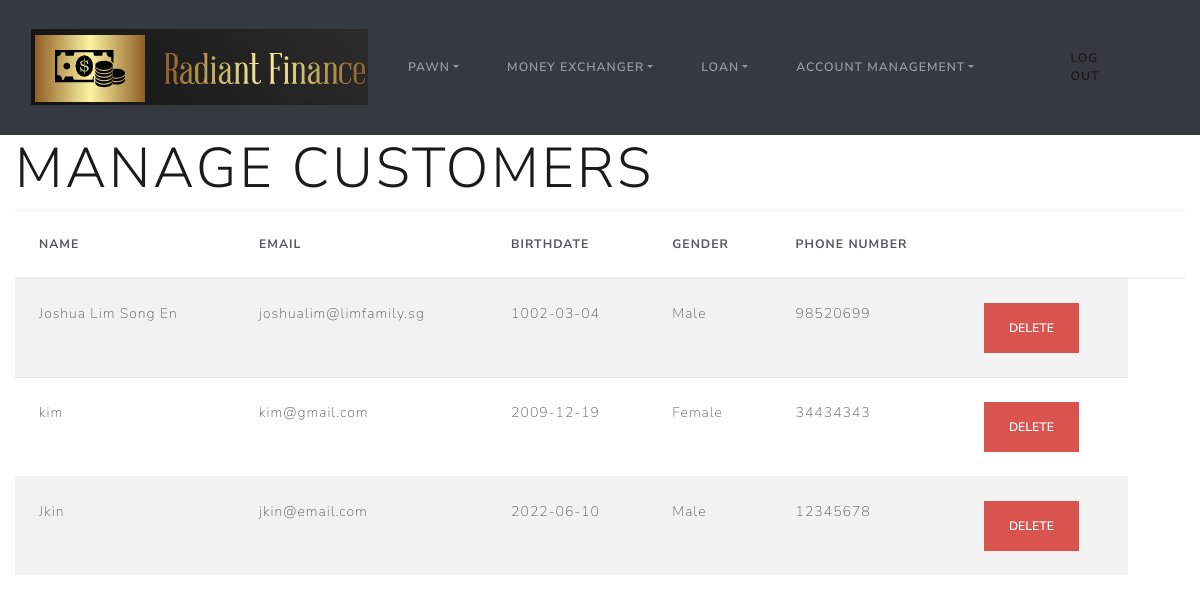
The page /manageCustomer (signed in) on the database as committed earlier.
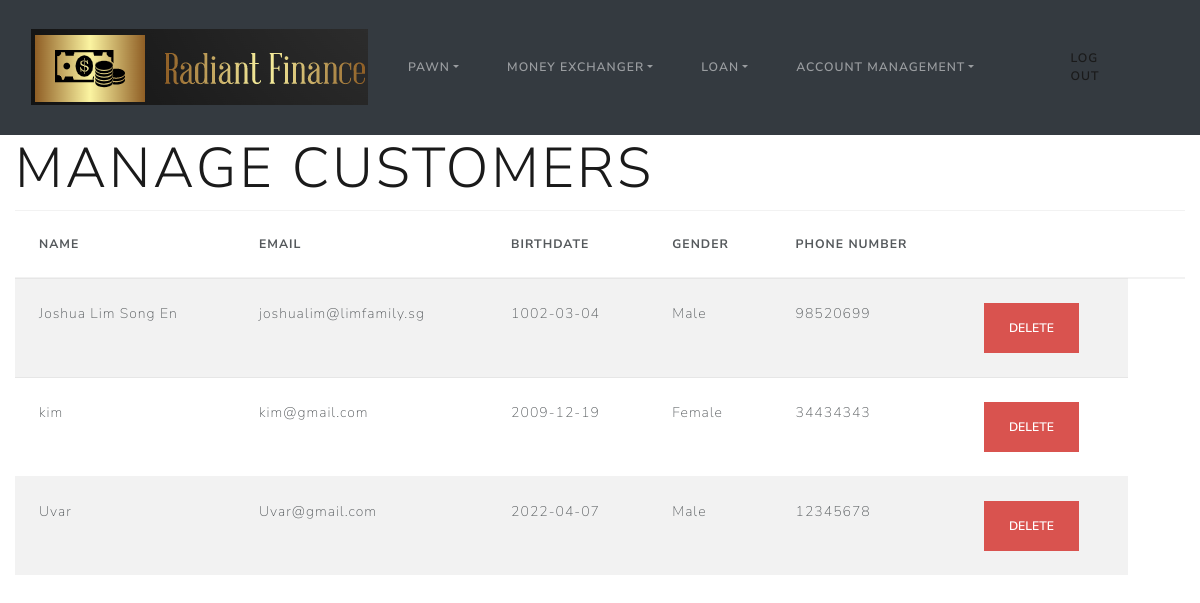
The same page on the database as committed later.
### __init__.py (models this page shows)
class User(db.Model, UserMixin):
    id = db.Column(db.Integer, primary_key=True)
    name = db.Column(db.String(20), nullable=False)
    gender = db.Column(db.String(1), nullable=False)
    phone = db.Column(db.String(8), nullable=False)
    birthdate = db.Column(db.Date, nullable=False)
    email = db.Column(db.String(30), nullable=False)
    password = db.Column(db.String(100), nullable=False)
    role = db.Column(db.Integer, nullable=False)
    passwordChange = db.Column(db.Date, nullable=False)
    passAttempt = (db.Column(db.Integer, nullable=False))
    TWOFAStatus = db.Column(db.String(30), nullable=False)

### __init__.py (the view)
@app.route('/manageCustomer', methods=['GET', 'POST'])
@login_required
def manage_customers():
    role = session['role']
    if role == 1:
        pass
    else:
        return redirect(url_for('main'))
    return render_template('manageCustomer.html', Users=User.query.all())

### __init__.py (called while the page is built)
@login_manager.user_loader
def load_user(user_id):
    return User.query.get(int(user_id))

### templates/manageCustomer.html (shortened to what this page needs)
{% extends "baseDashboard.html" %}
{% block content %}
<h1 class="display-4">Manage Customers</h1>
<div>
  <table class="table table-striped">
    <thead>
      <tr>
        <th>Name</th>
        <th>Email</th>
        <th>BirthDate</th>
        <th>gender</th>
        <th>Phone Number</th>
        <th></th>
        <th></th>
      </tr>
    </thead>
    <tbody>
      {% for User in Users %}
      {%if User.role==0%}
        <tr>
          <td>{{ User.name }}</td>
          <td>{{ User.email }}</td>
          <td>{{User.birthdate}}</td>
          {% if User.gender == "F" %}
            <td>Female</td>
          {% elif User.gender == "M" %}
            <td>Male</td>
          {% endif %}
          <td>{{User.phone}}</td>
        <td>
            <form action="{{url_for('delete_customer', id=User.id)}}" method="POST">
          <form type="button" class="btn btn-danger" data-bs-toggle="modal" data-bs-target="#myModal_{{User.id}}">
            <input type="submit" value="Delete" class="btn btn-danger">
          </form>
            </form>
          </td>
        </tr>
        {%endif%}
      {% endfor %}
    </tbody>
  </table>
</div>
{% endblock %}

### templates/baseDashboard.html (shortened to what this page needs)
<!DOCTYPE html>
<html lang="en">
<head>
    <link rel="stylesheet" href="https://cdn.jsdelivr.net/npm/bootswatch@4.5.2/dist/lux/bootstrap.min.css">
</head>
<body>
    {% block navbar %}
        {% include 'includes/_navbarDashBoard.html' %}
    {% endblock %}
    <div class="container-fluid">
        {% block content %}
        {% endblock %}
    </div>
</body>
</html>

### templates/includes/_navbarDashboard.html (shortened to what this page needs)
<nav class="navbar navbar-expand-sm bg-dark navbar-dark">
  <div class="container-fluid">
    <a class="navbar-brand" href="/dashboard"><img src="static/img/logo.png" alt=""></a>
    <div class="collapse navbar-collapse" id="collapsibleNavbar">
      <ul class="navbar-nav">
        <li class="nav-item dropdown">
              <a class="nav-link dropdown-toggle" href="#" role="button" data-bs-toggle="dropdown">Pawn</a>
        </li>
        <li class="nav-item dropdown">
              <a class="nav-link dropdown-toggle" href="#" role="button" data-bs-toggle="dropdown">Money Exchanger</a>
        </li>
         <li class="nav-item dropdown">
              <a class="nav-link dropdown-toggle" href="#" role="button" data-bs-toggle="dropdown">Loan</a>
        </li>
          <li class="nav-item dropdown">
              <a class="nav-link dropdown-toggle" href="#" role="button" data-bs-toggle="dropdown">Account Management</a>
        </li>
      </ul>
        <ul class = "like">
        <div class = "Loke">
          <li class="nav-item">
          <a class="nav-link" href="/logout">Log Out</a>
          </li>
        </div>
        </ul>
    </div>
  </div>
</nav>

### templates/includes/_navbarDashboard.html (style rules this page uses)
.like { display: flex; flex-direction: column; margin-left: auto; margin-bottom: 0; list-style: none; }

Rows that differ between the two databases and show on the page:
changed User: name "Jkin" → "Uvar"; email "jkin@email.com" → "Uvar@gmail.com"; birthdate "2022-06-10" → "2022-04-07"
